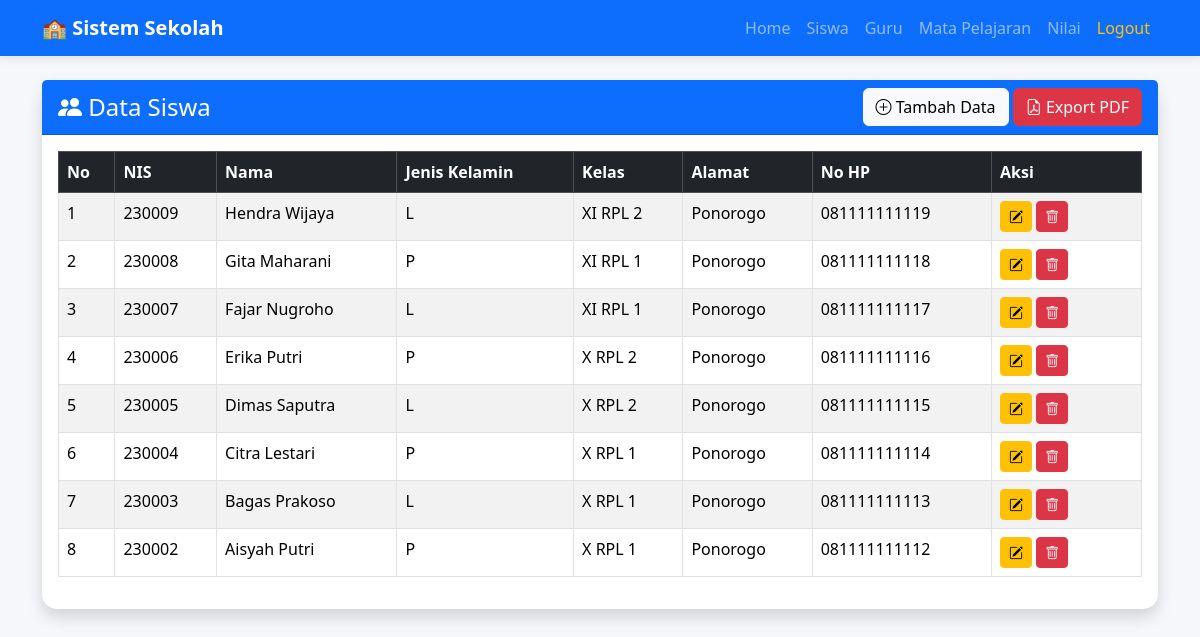
/crud_sekolah2/siswa/index.php (signed in), run on the app's committed database.
### tables this page shows
CREATE TABLE `siswa` (
  `id_siswa` int(11) NOT NULL,
  `nis` varchar(20) NOT NULL,
  `nama` varchar(100) NOT NULL,
  `jenis_kelamin` enum('L','P') NOT NULL,
  `alamat` text DEFAULT NULL,
  `no_hp` varchar(20) DEFAULT NULL,
  `kelas` varchar(20) DEFAULT NULL,
  `tanggal_lahir` date DEFAULT NULL
);

### crud_sekolah2/siswa/index.php (the view, shortened to what this page needs)
<?php
include "../config/koneksi.php";
include "../includes/header.php";
include "../includes/navbar.php";
$query = mysqli_query($conn, "SELECT * FROM siswa ORDER BY id_siswa DESC");
?>
<div class="container mt-4">
    <div class="card shadow">
        <div class="card-header bg-primary text-white d-flex justify-content-between align-items-center">
            <h4 class="mb-0">
                <i class="bi bi-people-fill"></i>
                Data Siswa
            </h4>
            <div>
                <a href="tambah.php" class="btn btn-light">
                    <i class="bi bi-plus-circle"></i>
                    Tambah Data
                </a>
                <a href="cetak_pdf.php" class="btn btn-danger">
                    <i class="bi bi-file-earmark-pdf"></i>
                    Export PDF
                </a>
            </div>
        </div>
        <div class="card-body">
            <table class="table table-bordered table-striped" id="tabel">
                <thead class="table-dark">
                    <tr>
                        <th>No</th>
                        <th>NIS</th>
                        <th>Nama</th>
                        <th>Jenis Kelamin</th>
                        <th>Kelas</th>
                        <th>Alamat</th>
                        <th>No HP</th>
                        <th width="150">Aksi</th>
                    </tr>
                </thead>
                <tbody>
                <?php
                $no = 1;
                while($row = mysqli_fetch_assoc($query)){
                ?>
                <tr>
                    <td><?= $no++; ?></td>
                    <td><?= htmlspecialchars($row['nis']); ?></td>
                    <td><?= htmlspecialchars($row['nama']); ?></td>
                    <td><?= htmlspecialchars($row['jenis_kelamin']); ?></td>
                    <td><?= htmlspecialchars($row['kelas']); ?></td>
                    <td><?= htmlspecialchars($row['alamat']); ?></td>
                    <td><?= htmlspecialchars($row['no_hp']); ?></td>
                    <td>
                        <a href="edit.php?id=<?= $row['id_siswa']; ?>" class="btn btn-warning btn-sm">
                            <i class="bi bi-pencil-square"></i>
                        </a>
                        <a href="hapus.php?id=<?= $row['id_siswa']; ?>"
                           class="btn btn-danger btn-sm"
                           onclick="return confirm('Yakin ingin menghapus data ini?')">
                            <i class="bi bi-trash"></i>
                        </a>
                    </td>
                </tr>
                <?php } ?>
                </tbody>
            </table>
        </div>
    </div>
</div>
<?php include "../includes/footer.php"; ?>

### crud_sekolah2/includes/header.php (style rules this page uses)
body { background:#f5f7fb; }
.card { border:none; border-radius:15px; }

### data on the page
siswa: nis "230009", nama "Hendra Wijaya", jenis_kelamin "L", kelas "XI RPL 2", alamat "Ponorogo", no_hp "081111111119"
siswa: nis "230008", nama "Gita Maharani", jenis_kelamin "P", kelas "XI RPL 1", alamat "Ponorogo", no_hp "081111111118"
siswa: nis "230007", nama "Fajar Nugroho", jenis_kelamin "L", kelas "XI RPL 1", alamat "Ponorogo", no_hp "081111111117"
siswa: nis "230006", nama "Erika Putri", jenis_kelamin "P", kelas "X RPL 2", alamat "Ponorogo", no_hp "081111111116"
siswa: nis "230005", nama "Dimas Saputra", jenis_kelamin "L", kelas "X RPL 2", alamat "Ponorogo", no_hp "081111111115"
siswa: nis "230004", nama "Citra Lestari", jenis_kelamin "P", kelas "X RPL 1", alamat "Ponorogo", no_hp "081111111114"
siswa: nis "230003", nama "Bagas Prakoso", jenis_kelamin "L", kelas "X RPL 1", alamat "Ponorogo", no_hp "081111111113"
siswa: nis "230002", nama "Aisyah Putri", jenis_kelamin "P", kelas "X RPL 1", alamat "Ponorogo", no_hp "081111111112"
